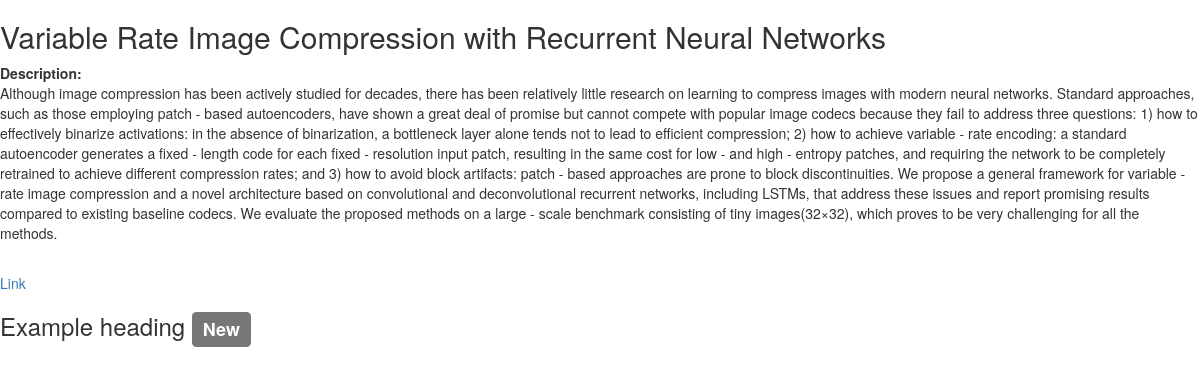
The page /papers/1224b5c4-3b31-4b26-9dda-f82f9eb1f818/ on the database its author committed.
### home/models.py (models this page shows, shortened)
@python_2_unicode_compatible
class Paper(models.Model):
    uuid = models.CharField(max_length=100, blank=True, unique=True, default=uuid.uuid4)
    author = models.CharField(max_length=100, verbose_name = u"author")
    title = models.CharField(max_length=200, verbose_name = u"title")
    description = models.CharField(max_length=5000)
    breif_description= models.CharField(max_length=500)
    version=models.CharField(max_length=5)
    category=models.CharField(max_length=100)
    link = models.CharField(max_length=200)
    repo = models.ForeignKey(CodeLink, null=True)
    links = models.ForeignKey(AdditionalLinks, null=True)
    votes = models.IntegerField(default=0)
    rating = models.FloatField(default=0.0)
    pubdate = models.DateTimeField('date published')
    tags = TaggableManager()

### home/views.py (the view, shortened to what this page needs)
# urls.py: url(r'^papers/(?P<paper_id>[0-9a-z-]+)/$', views.PaperView.as_view(), name='paper_page'),
class PaperView(View):
    model = Paper
    template_name = 'paper.html'
    def get(self, request, paper_id, *args, **kwargs):
        paper = Paper.objects.get(uuid=paper_id)
        return render(request, self.template_name, {'paper': paper})

### home/templates/paper.html (shortened to what this page needs)
{% load bootstrap3 %}
{% bootstrap_css %}
<h2> {{ paper.title }} </h2>
<strong> Description: </strong><br>
<p> {{ paper.description }} </p><br>
<a href={{ paper.link }}> Link </a>
<h3>Example heading <span class="label label-default">New</span></h3>

### rows shown on the page
Paper: title "Variable Rate Image Compression with Recurrent Neural Networks", description "Although image compression has been actively studied for decades, there has been relatively little research on learning to compress images with modern neural networks. Standard approaches, such as those employing patch - based autoencoders, have shown a great deal of promise but cannot compete with popular image codecs because they fail to address three questions: 1) how to effectively binarize activations: in the absence of binarization, a bottleneck layer alone tends not to lead to efficient compression; 2) how to achieve variable - rate encoding: a standard autoencoder generates a fixed - length code for each fixed - resolution input patch, resulting in the same cost for low - and high -…"
